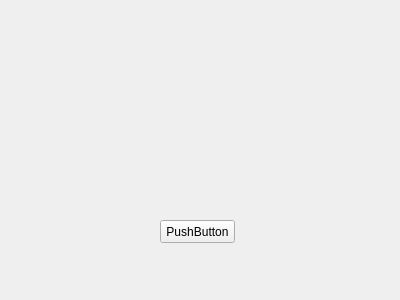
<?xml version="1.0" encoding="UTF-8"?>
<ui version="4.0">
 <class>menu</class>
 <widget class="QWidget" name="menu">
  <property name="geometry">
   <rect>
    <x>0</x>
    <y>0</y>
    <width>400</width>
    <height>300</height>
   </rect>
  </property>
  <property name="windowTitle">
   <string>Form</string>
  </property>
  <widget class="QPushButton" name="pushButton">
   <property name="geometry">
    <rect>
     <x>160</x>
     <y>220</y>
     <width>75</width>
     <height>23</height>
    </rect>
   </property>
   <property name="text">
    <string>PushButton</string>
   </property>
  </widget>
 </widget>
 <resources/>
 <connections/>
</ui>
